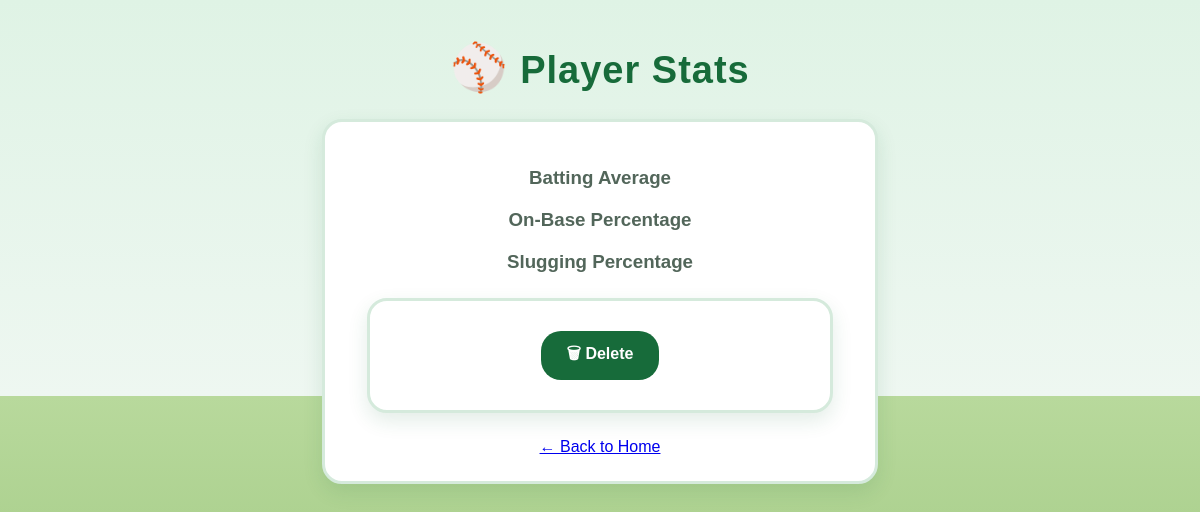
Before: /player/15 with the older database file.
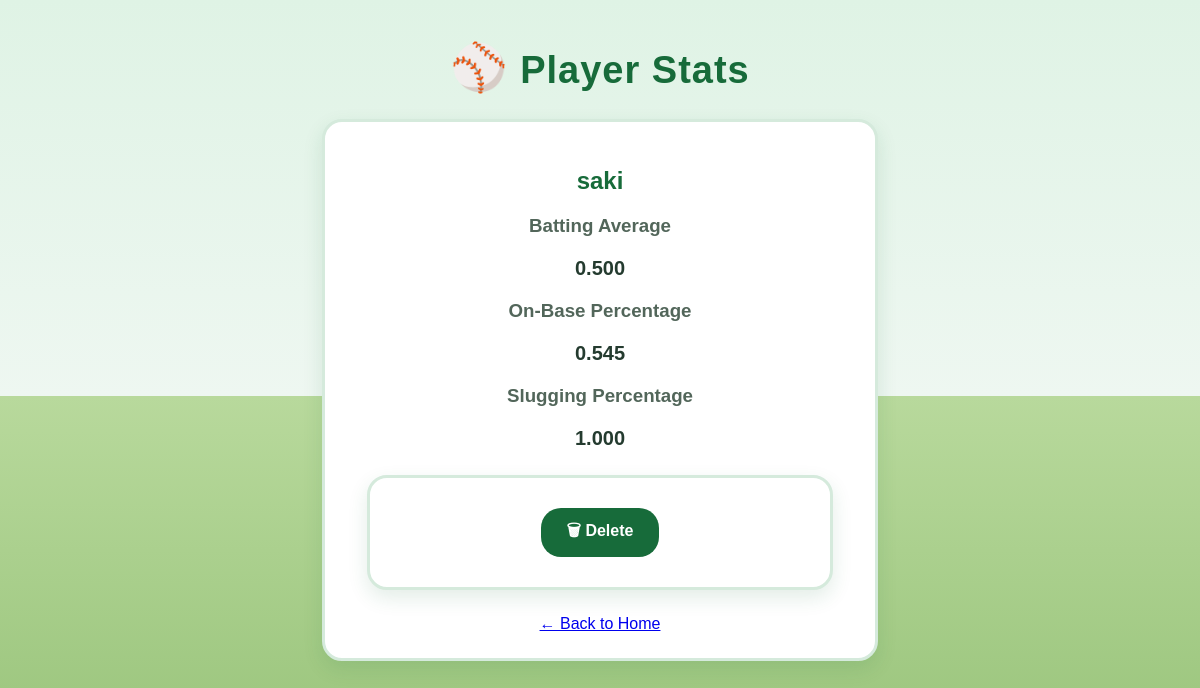
After: the same page with the newer database file.
### tables this page shows
CREATE TABLE players(
    id INTEGER PRIMARY KEY AUTOINCREMENT,
    player TEXT,
    average TEXT,
    obp TEXT,
    slg TEXT
    );

### app.py (the view)
@app.route("/player/<int:player_id>")
def player_detail(player_id):
    cursor.execute(
        "SELECT player, average, obp, slg FROM players WHERE id = ?",
        (player_id,)
    )
    player = cursor.fetchone()
    return render_template("player.html", player=player)

### templates/player.html (shortened to what this page needs)
<!DOCTYPE html>
<html lang="en">
<head>
    <link rel="stylesheet" href="{{ url_for('static', filename='style.css') }}">
</head>
<body>
    <h1>⚾ Player Stats</h1>
    <div class="result-card">
        <h2>{{ player[0] }}</h2>
        <h3>Batting Average</h3>
        <p>{{ player[1] }}</p>
        <h3>On-Base Percentage</h3>
        <p>{{ player[2] }}</p>
        <h3>Slugging Percentage</h3>
        <p>{{ player[3] }}</p>
        <form action="/player/{{ request.view_args.player_id }}/delete" method="POST">
            <button type="submit">🗑 Delete</button>
        </form>
        <a href="/">← Back to Home</a>
    </div>
</body>
</html>

### static/style.css (style rules this page uses)
body { font-family: Arial, sans-serif; background: linear-gradient( to bottom, #dff3e5 0%, #eef7f1 45%, #b8d99c 45%, #8fbd70 100% ); text-align: center; margin:40px; color: #243b2f; min-height: 100vh; }
h1 { color: #176b3a; font-size: 38px; margin-bottom: 8px; letter-spacing: 1px; }
h1::first-letter { font-size: 46px; }
form { background-color: white; max-width: 400px; margin: 25px auto; padding: 30px; border-radius: 20px; border: 3px solid #d5eadc; box-shadow: 0 8px 20px rgba(23, 107, 58, 0.12); }
button { padding: 11px 26px; font-size: 16px; font-weight: bold; color: white; background-color: #176b3a; border: none; border-radius: 20px; cursor: pointer; transition: 0.3s; }
.result-card { background-color: white; max-width: 500px; margin: 25px auto; padding: 25px; border-radius: 20px; border: 3px solid #d5eadc; box-shadow: 0 8px 20px rgba(23, 107, 58, 0.12); }
.result-card h2 { color: #176b3a; margin-bottom: 20px; }
.result-card h3 { color: #52665a; margin-bottom: 5px; }
.result-card h3 ::before { content: "⚾ "; }
.result-card p { font-size: 20px; font-weight: bold; color: #243b2f; }

Changed rows visible on the page:
added players: player "saki", average "0.500", obp "0.545", slg "1.000"
